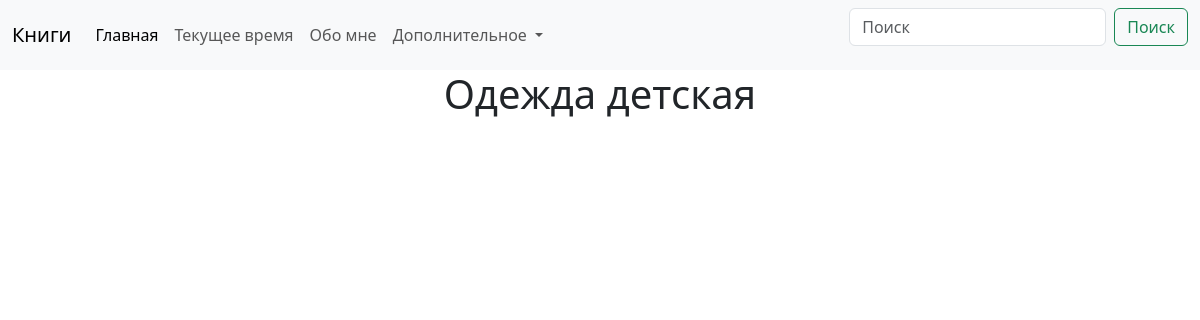
Page /kids_clothes/ on the earlier database version.
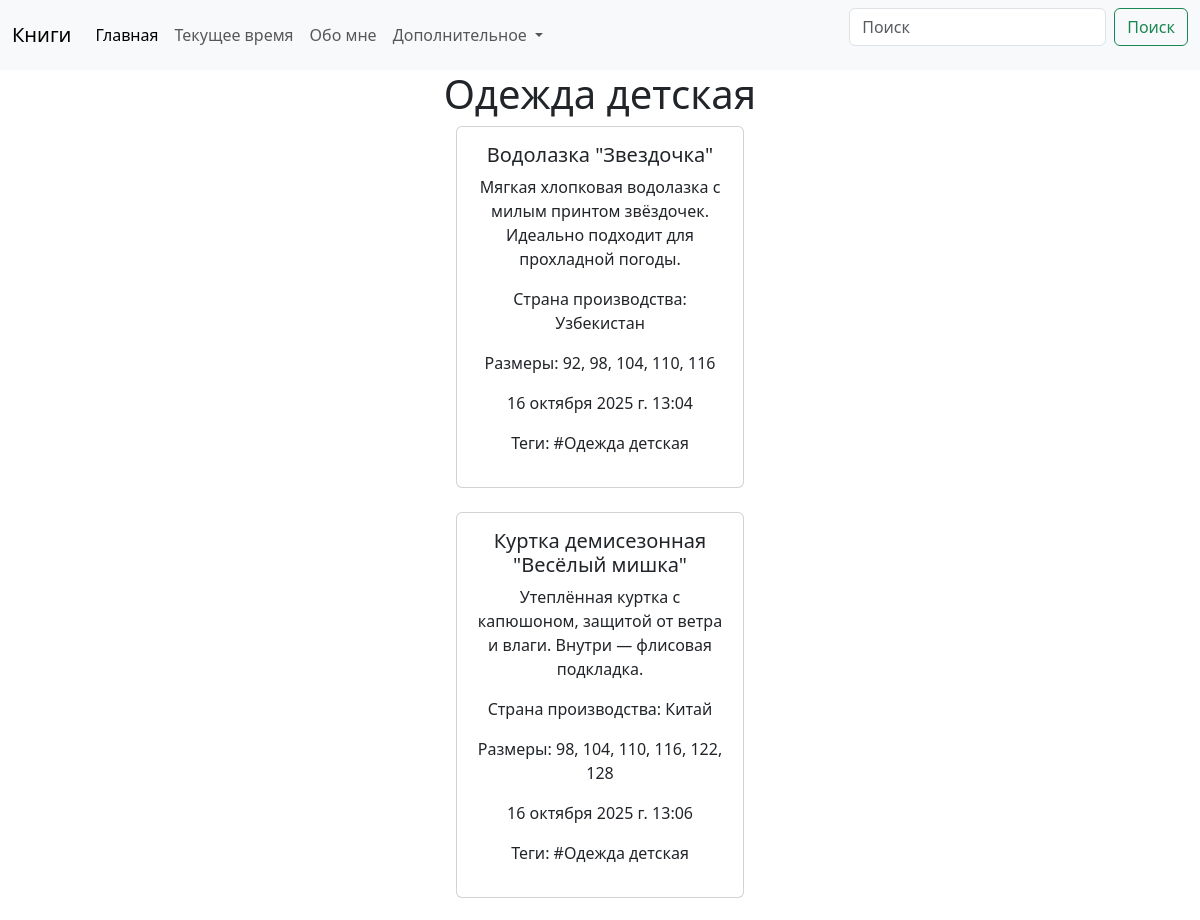
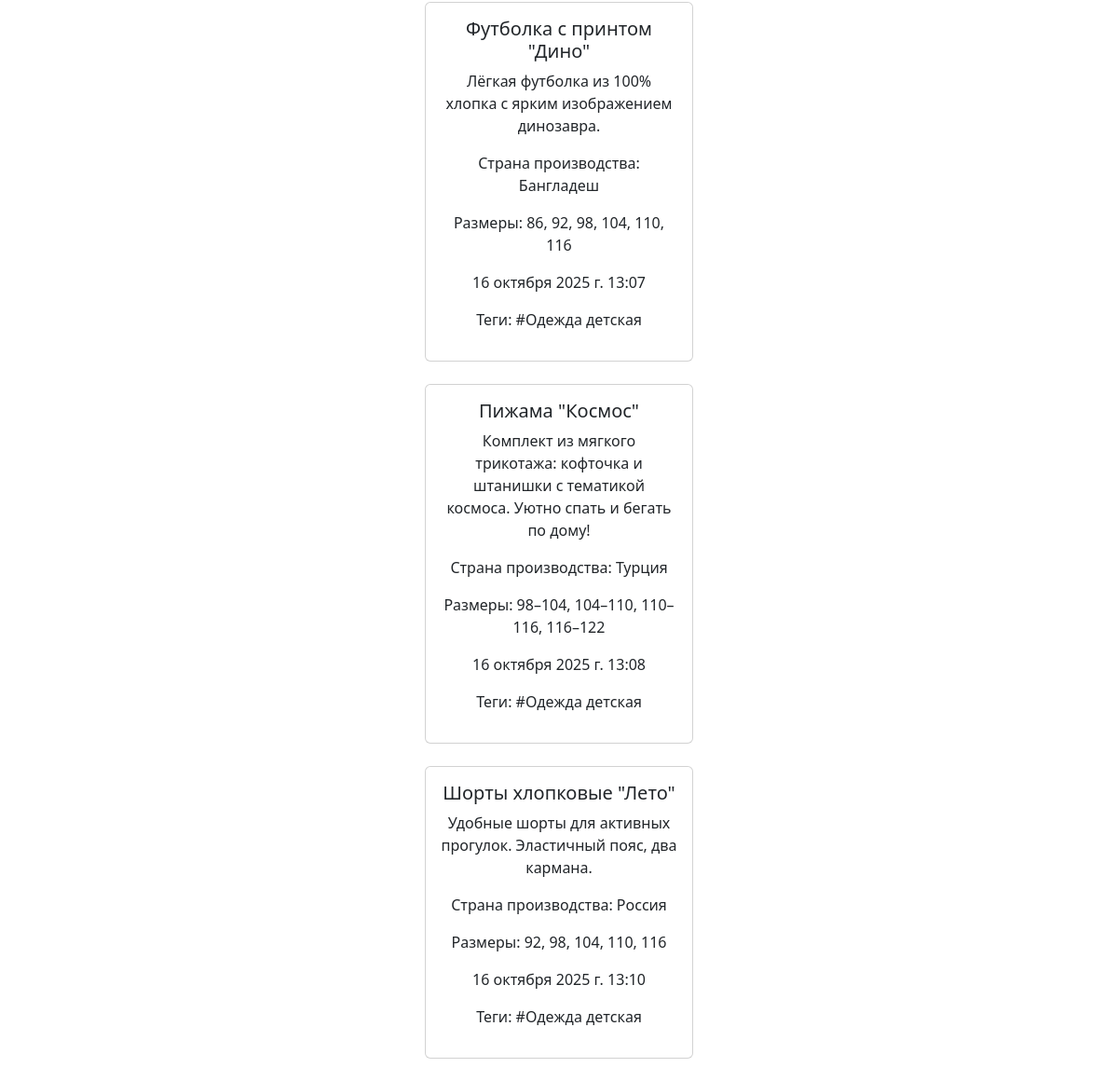
Same page on the later database version (2 pictures, top to bottom).
### clothes/models.py (models this page shows, shortened)
class Clothe(models.Model):
    name_clothe = models.CharField(max_length=100)
    description = models.TextField(default='Одежда нужна для защиты от окружающей среды, например, от холода и жары.' \
    ' Кроме того, она выполняет информационную функцию, сигнализируя о социальном статусе, профессии и индивидуальности ' \
    'человека, а также эстетическую, помогая создавать образ и выражать себя. ')
    country = models.CharField(max_length=100)
    size = models.CharField(max_length=150, null=True)
    tags = models.ManyToManyField(Tag)
    created_at = models.DateTimeField(auto_now_add=True)

class Tag(models.Model):
    name = models.CharField(max_length=100)

### clothes/views.py (the view)
# urls.py: path('kids_clothes/', views.KidsClothesView.as_view(), name='kids_clothes'),
class KidsClothesView(generic.ListView):
    model = models.Clothe
    template_name = 'clothes/kids_clothes.html'
    context_object_name = 'clothes'
    ordering = '-id'
    def get_queryset(self):
        kids_clothes = self.model.objects.filter(tags__name='#Одежда детская')
        return kids_clothes

### templates/clothes/kids_clothes.html (shortened to what this page needs)
{% load static %}
{% include '../header.html' %}
<link href="https://cdn.jsdelivr.net/npm/bootstrap@5.3.3/dist/css/bootstrap.min.css" rel="stylesheet">
<h1 style="text-align: center;">Одежда детская</h1>
{% for i in clothes %}
<div class="center_film" style="display: flex; flex-wrap: wrap; justify-content: center; gap: 20px;">
<div class="card" style="width: 18rem; text-align: center;">
    <div class="card-body">
    <h5 class="card-title">{{ i.name_clothe }}</h5>
    <p class="card-text">{{ i.description }}</p>
    <p class="card-text">{{ i.country }}</p>
    <p class="card-text">{{ i.size}}</p>
    <p class="card-text">{{ i.created_at }}</p>
    <p>
        Теги:
        {%for tag in i.tags.all%}
        {{tag.name}}{% if not forloop.last %}, {% endif %}
        {% empty %}
        Тегов нет:
        {% endfor %}
    </p>
  </div>
</div>
</div>
{% endfor %}

Differences in the rows shown:
added Clothe: name_clothe "Водолазка \"Звездочка\"", description "Мягкая хлопковая водолазка с милым принтом звёздочек. Идеально подходит для прохладной погоды.", country "Страна производства: Узбекистан", size "Размеры: 92, 98, 104, 110, 116", created_at "16 октября 2025 г. 13:04"
added Tag: name "#Одежда детская"
added Clothe: name_clothe "Куртка демисезонная \"Весёлый мишка\"", description "Утеплённая куртка с капюшоном, защитой от ветра и влаги. Внутри — флисовая подкладка.", country "Страна производства: Китай", size "Размеры: 98, 104, 110, 116, 122, 128", created_at "16 октября 2025 г. 13:06"
added Clothe: name_clothe "Футболка с принтом \"Дино\"", description "Лёгкая футболка из 100% хлопка с ярким изображением динозавра.", country "Страна производства: Бангладеш", size "Размеры: 86, 92, 98, 104, 110, 116", created_at "16 октября 2025 г. 13:07"
added Clothe: name_clothe "Пижама \"Космос\"", description "Комплект из мягкого трикотажа: кофточка и штанишки с тематикой космоса. Уютно спать и бегать по дому!", country "Страна производства: Турция", size "Размеры: 98–104, 104–110, 110–116, 116–122", created_at "16 октября 2025 г. 13:08"
added Clothe: name_clothe "Шорты хлопковые \"Лето\"", description "Удобные шорты для активных прогулок. Эластичный пояс, два кармана.", country "Страна производства: Россия", size "Размеры: 92, 98, 104, 110, 116", created_at "16 октября 2025 г. 13:10"
